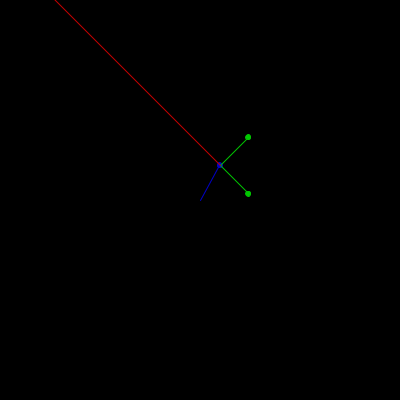
Frame 1 (no input)
Frame 60 (the mouse pressed at the canvas centre just before this capture): identical to frame 1, image omitted
Frame 120 (the mouse held since frame 60 and released just before this capture): identical to frame 1, image omitted

The Processing sketch that drew this single still picture (run headless with seeded random() and noise(); from frame 60 on, the mouse is pressed at the canvas centre):

// Processing sketch: vektor_grej
// ── vektor_grej.pde
Arrow start;
Arrow tangent;
Arrow normal;

Arrow tanComponent;

void setup(){
size(400,400);
background(0);

start = new Arrow(width/2, height/2, 40, PI/3, "BLUE");
tangent = new Arrow(start.loc.x + start.arrow.x, start.loc.y + start.arrow.y, 40, -PI/4, "GREEN");
normal = new Arrow(start.loc.x + start.arrow.x, start.loc.y + start.arrow.y, 40, PI/4, "GREEN");
tanComponent = new Arrow(start.loc.x + start.arrow.x, start.loc.y + start.arrow.y, getTangentComponent(start.arrow,tangent.arrow, normal.arrow), "RED");
}

void draw(){
  background(0);
  start.display();
  tangent.display();
  normal.display();
  tanComponent.display();
}

PVector getTangentComponent(PVector start, PVector tangent, PVector normal){
  float mag = PVector.dot(start, tangent);
  mag /= tangent.mag();
  PVector tangentHat = tangent.copy();
  return tangentHat.mult(mag);
}
  
  
// ── Arrow.pde
class Arrow{
  
  PVector loc;
  PVector arrow;
  float mag;
  float angle;
  String s;
  
  Arrow(float x_, float y_, PVector arrow_, String s_){
    loc = new PVector(x_, y_);
    arrow = arrow_;
    mag = arrow.mag();
    angle = atan2(arrow.x, arrow.y);
    s=s_;
  }
  
   Arrow(float x_, float y_, float mag_, float angle_, String s_){
    loc = new PVector(x_, y_);
    mag = mag_;
    angle = angle_;
    s = s_;
    
    arrow = new PVector(mag_*cos(angle), -1*mag_*sin(angle));
  }
  
  
  void display(){
    switch(s){
      case "BLUE" :
      stroke(0,0,200);
      fill(0,0,200);
      break;
      case "GREEN" :
      stroke(0,200,0);
      fill(0,200,0);
      break;
      case "RED" :
      stroke(200,0,0);
      fill(200,0,0);
      break;
    }
      
    
    pushMatrix();
    translate(loc.x, loc.y);
    line(0,0, arrow.x, arrow.y);
    ellipse(arrow.x, arrow.y, 5,5);
    popMatrix();
  }
    
    
}
